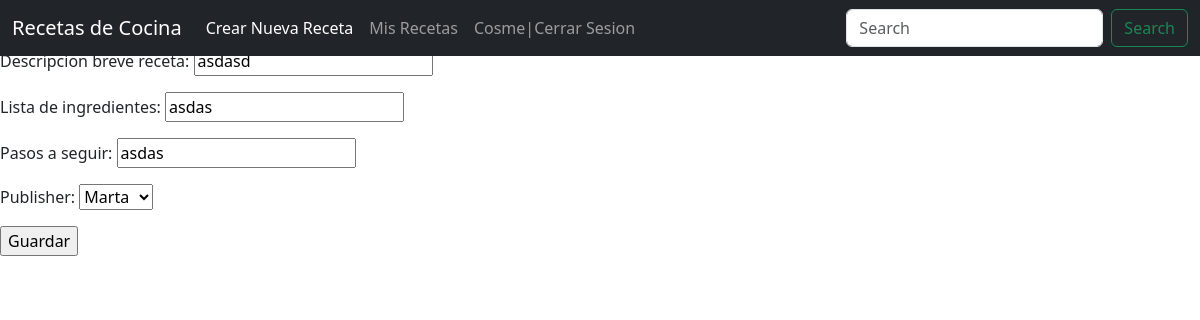
Screenshot of /receta/8/update (signed in) with the database file from the repository.
### AppRecetas/models.py (models this page shows, shortened)
class Receta(models.Model):
    nombre_receta = models.CharField(max_length=30)
    descripcion_breve_receta = models.CharField(max_length=100)
    lista_de_ingredientes = models.CharField(max_length=100)
    pasos_a_seguir = models.CharField(max_length=100)
    publisher = models.ForeignKey(to=User, on_delete = models.CASCADE, related_name="publisher")

### AppRecetas/views.py (the view)
# urls.py: path('receta/<pk>/update', RecetaUpdate.as_view(), name="receta-update"),
class RecetaUpdate(LoginRequiredMixin, UpdateView):
    model = Receta
    success_url = reverse_lazy("receta-list")
    fields = '__all__'

### AppRecetas/templates/AppRecetas/receta_form.html (shortened to what this page needs)
{% extends "AppRecetas/base.html" %}
{% block main %}
<form method="POST">
    {{form.as_p}}
    <input type="submit" value="Guardar">
</form>
{% endblock %}

### AppRecetas/templates/AppRecetas/base.html (shortened to what this page needs)
<!DOCTYPE html>
<html lang="en">
  <head>
    {% load static %}
<link href="{% static 'SocialTravel/css/bootstrap.min.css' %}" rel="stylesheet">
    <link href="{% static 'SocialTravel/css/carousel.css' %}" rel="stylesheet">
  </head>
  <body>
<header>
  <nav class="navbar navbar-expand-md navbar-dark fixed-top bg-dark">
    <div class="container-fluid">
      <a class="navbar-brand" href="{% url 'index' %}">Recetas de Cocina</a>
      <div class="collapse navbar-collapse" id="navbarCollapse">
        <ul class="navbar-nav me-auto mb-2 mb-md-0">
          <li class="nav-item">
            <a class="nav-link active" aria-current="page" href="{% url 'receta-create' %}">Crear Nueva Receta</a>
          </li>
          <li class="nav-item">
            <a class="nav-link" href="{% url 'receta-list' %}">Mis Recetas</a>
          </li>
          {% if user.is_authenticated %}
            <li class="nav-item">
              <a class="nav-link" href="{% url 'logout' %}">{{user.username}}|Cerrar Sesion</a>
            </li>
          {% endif %}
        </ul>
        <form class="d-flex">
          <input class="form-control me-2" type="search" placeholder="Search" aria-label="Search">
          <button class="btn btn-outline-success" type="submit">Search</button>
        </form>
      </div>
    </div>
  </nav>
</header>
{% block main %}
{% endblock %}
</body></html>

### rows the page displays
Receta: descripcion_breve_receta "asdasd", lista_de_ingredientes "asdas", pasos_a_seguir "asdas", publisher "Marta"

### other values shown
{{ user.username }} "Cosme"
